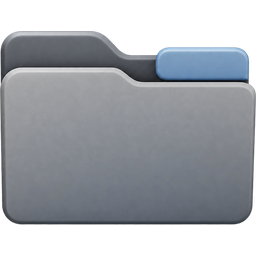
#> input picture assets/brand/foldex.png, 256 x 256 px
$ python dither.py
#> lines starting #> are read from the running program, lines starting #| are printed output that depends on the picture; after the words box and inside, x2 and y2 are one past the last pixel; in counts of white or black regions, pixels touching at a corner belong together
"""Generate the website's dithered artwork into public/dither/.

Run from the repository root:  python web/scripts/dither.py
Requires Pillow and NumPy. The outputs are committed; the site build does not run this.
"""
from pathlib import Path

import numpy as np
from PIL import Image

ROOT = Path(__file__).resolve().parents[2]
OUT = ROOT / "web" / "public" / "dither"
OUT.mkdir(parents=True, exist_ok=True)

NIGHT = (11, 14, 16)
DEEP = (13, 58, 72)
TEAL = (23, 161, 204)
YELLOW = (255, 205, 79)


def bayer(n: int) -> np.ndarray:
    """Normalised Bayer threshold matrix of size n (a power of two), values in [0, 1)."""
    m = np.array([[0, 2], [3, 1]])
    while m.shape[0] < n:
        m = np.block([[4 * m, 4 * m + 2], [4 * m + 3, 4 * m + 1]])
    return (m + 0.5) / m.size


def atkinson(gray: np.ndarray, levels: int) -> np.ndarray:
    """Atkinson error diffusion of a [0, 1] image to `levels` evenly spaced steps."""
    img = gray.astype(float).copy()
    h, w = img.shape
    out = np.zeros_like(img, dtype=int)
    for y in range(h):
        for x in range(w):
            old = img[y, x]
            q = int(round(np.clip(old, 0, 1) * (levels - 1)))
            out[y, x] = q
            err = (old - q / (levels - 1)) / 8
            for dx, dy in ((1, 0), (2, 0), (-1, 1), (0, 1), (1, 1), (0, 2)):
                if 0 <= x + dx < w and y + dy < h:
                    img[y + dy, x + dx] += err
    return out


def folder_art(size: int, name: str) -> None:
    """The Foldex folder, Atkinson-dithered into grey steps with a teal tab."""
#> called with size = 64, name = 'folder-64.png'
    src = Image.open(ROOT / "assets" / "brand" / "foldex.png").convert("RGBA")
#> src is the input picture: PIL image 256x256 RGBA; mean R, G, B, A 88.7, 92.9, 98.9, 176.7
    src = src.resize((size, size), Image.LANCZOS)
#> src: PIL image 64x64 RGBA
    a = np.asarray(src).astype(float) / 255
    rgb, alpha = a[..., :3], a[..., 3]
    luma = rgb @ np.array([0.299, 0.587, 0.114])
    blue = (rgb[..., 2] - rgb[..., 0]) > 0.12  # the blue tab of the artwork
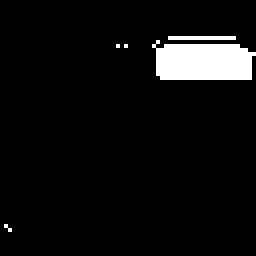
#> blue: shape (64, 64) bool (shown 4 times larger); 5.7% white; 5 white regions (4 under 20 px), largest, box (x1, y1, x2, y2) and area: (38, 10, 64, 20) 212
    greys = [(46, 52, 56), (98, 108, 113), (160, 168, 172), (222, 227, 229)]
    q = atkinson(np.clip((luma - 0.25) / 0.6, 0, 1), len(greys))
    out = np.zeros((size, size, 4), dtype=np.uint8)
    for i, c in enumerate(greys):
        out[q == i, :3] = c
    tab = atkinson(np.clip((luma - 0.3) / 0.5, 0, 1), 2)
#> after the loop in atkinson (call 2), `for y in range(h):`: out: shape (64, 64) int64; values 0 (black) and 1 (white), 30.3% white in thin lines or dots, all inside (x1, y1, x2, y2) = (1, 5, 64, 58)
    out[blue & (tab == 1), :3] = TEAL
    out[blue & (tab == 0), :3] = DEEP
    out[..., 3] = np.where(alpha > 0.5, 255, 0)
#> out: shape (64, 64, 4)
#> call 2 of folder_art, with size = 160, name = 'folder-160.png'
#> in folder_art (call 2), `rgb, alpha = a[..., :3], a[..., 3]`:
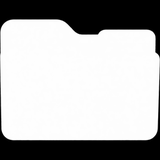
#> alpha: shape (160, 160) float64; min 0, max 1, mean 0.693
#> in folder_art (call 2), `blue = (rgb[..., 2] - rgb[..., 0]) > 0.12`: blue: shape (160, 160) bool; 5% white; 20 white regions (18 under 20 px), largest, box (x1, y1, x2, y2) and area: (96, 27, 157, 50) 1210, (104, 27, 147, 28) 43
#> call 3 of atkinson, with levels = 4
#> after the loop in atkinson (call 3), `for y in range(h):`:
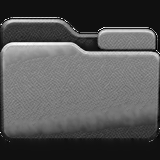
#> img: shape (160, 160) float64; min -0.0761, max 1.09, mean 0.314; drawn with min black and max white
#> after the loop in atkinson (call 3), `for y in range(h):`:
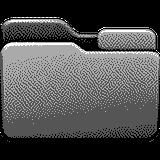
#> out: shape (160, 160) int64; min 0, max 3, mean 0.935; drawn with min black and max white
#> call 4 of atkinson, with levels = 2
#> after the loop in atkinson (call 4), `for y in range(h):`:
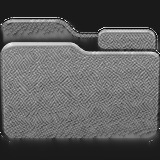
#> img: shape (160, 160) float64; min -0.137, max 1.16, mean 0.341; drawn with min black and max white
#> after the loop in atkinson (call 4), `for y in range(h):`:
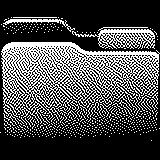
#> out: shape (160, 160) int64; values 0 (black) and 1 (white), 29.3% white in thin lines or dots, all inside (x1, y1, x2, y2) = (0, 17, 160, 141)
    Image.fromarray(out, "RGBA").save(OUT / name, optimize=True)


def fade_mask(width: int = 8, height: int = 16, cell: int = 4) -> None:
    """Opaque at the top, transparent at the bottom, through an ordered dither.

    Used as a CSS mask so one asset serves every section transition colour. It is
    baked at display size (cell px per dot) because masks are scaled smoothly.
    """
#> called with width = 8, height = 16, cell = 4
    t = bayer(8)
    ys = (np.arange(height) + 0.5) / height
    level = 1 - ys[:, None]
    mask = level > np.tile(t, (height // 8 + 1, width // 8))[:height, :width]
    img = np.zeros((height, width, 4), dtype=np.uint8)
    img[..., 3] = mask * 255
    img = img.repeat(cell, axis=0).repeat(cell, axis=1)
    Image.fromarray(img, "RGBA").save(OUT / "fade.png", optimize=True)


def value_noise(w: int, h: int, scale: float, seed: int) -> np.ndarray:
    rng = np.random.default_rng(seed)
    gw, gh = int(w / scale) + 2, int(h / scale) + 2
    grid = rng.random((gh, gw))
    ys, xs = np.mgrid[0:h, 0:w] / scale
    x0, y0 = xs.astype(int), ys.astype(int)
    fx, fy = xs - x0, ys - y0
    fx, fy = fx * fx * (3 - 2 * fx), fy * fy * (3 - 2 * fy)
    a, b = grid[y0, x0], grid[y0, x0 + 1]
    c, d = grid[y0 + 1, x0], grid[y0 + 1, x0 + 1]
    return (a * (1 - fx) + b * fx) * (1 - fy) + (c * (1 - fx) + d * fx) * fy


def hero_field(w: int = 400, h: int = 240) -> None:
    """Static stand-in for the hero shader: same palette, field and Bayer 8x8."""
#> called with w = 400, h = 240
    v = 0.6 * value_noise(w, h, 60, 3) + 0.4 * value_noise(w, h, 24, 9)
    ys, xs = np.mgrid[0:h, 0:w]
    u, vv = xs / w, ys / h
    v *= np.clip(0.15 + 1.1 * u, 0, 1)  # calmer behind the headline on the left
    v *= np.clip(1.3 - 1.4 * np.hypot(u - 0.75, (vv - 0.55) * 1.2), 0, 1)
    t = np.tile(bayer(8), (h // 8 + 1, w // 8 + 1))[:h, :w]
    q = np.floor(np.clip(v, 0, 0.999) * 3.2 + t).astype(int).clip(0, 3)
    pal = np.array([NIGHT, DEEP, TEAL, YELLOW], dtype=np.uint8)
    Image.fromarray(pal[q], "RGB").save(OUT / "hero.png", optimize=True)
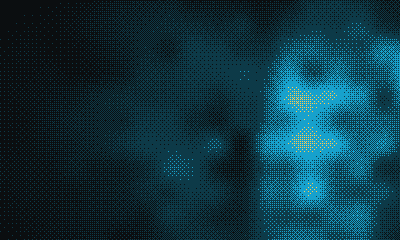
#> saved as hero.png: PIL image 400x240 RGB; mean R, G, B 14.2, 53.7, 66


folder_art(64, "folder-64.png")
folder_art(160, "folder-160.png")
fade_mask()
hero_field()
#> (the run stopped early here; a loop or call above may not have finished)
